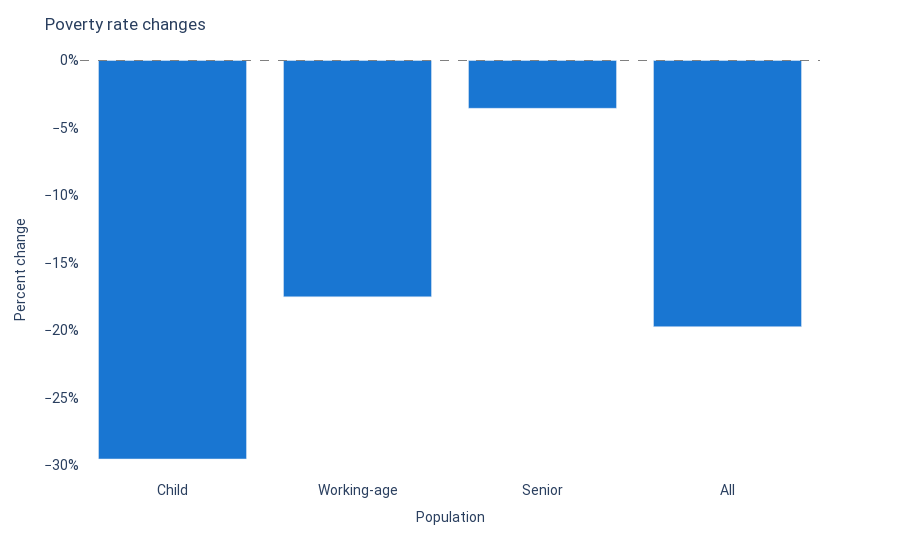

This figure's notebook cell:
### Markdown cell above
The 1% land dividend would cut poverty by 20% overall, though with significant heterogeneity by age: child poverty would fall 30%, while pensioner poverty would fall only 4%.

### Code cell
show_plot(charts["poverty_chart"], dict(yaxis_tickformat=".0%"))

### Figure 1 — Plotly figure (JSON) as saved in the notebook; plotly's stock layout.template omitted (floating-point values rounded to 4 significant figures)
{"data": [{"alignmentgroup": "True", "hovertemplate": "Group=%{x}<br>Poverty rate change=%{y}<extra></extra>", "legendgroup": "", "marker": {"color": "#1976D2", "pattern": {"shape": ""}}, "name": "", "offsetgroup": "", "orientation": "v", "showlegend": false, "textposition": "auto", "type": "bar", "x": ["Child", "Working-age", "Senior", "All"], "xaxis": "x", "y": [-0.2954, -0.1752, -0.03544, -0.1973], "yaxis": "y"}], "layout": {"barmode": "relative", "font": {"family": "Roboto"}, "hoverlabel": {"align": "right"}, "legend": {"tracegroupgap": 0}, "margin": {"t": 60}, "paper_bgcolor": "white", "plot_bgcolor": "white", "shapes": [{"line": {"color": "grey", "dash": "dash", "width": 1}, "type": "line", "x0": 0, "x1": 1, "xref": "paper", "y0": 0, "y1": 0, "yref": "y"}], "title": {"text": "Poverty rate changes"}, "xaxis": {"anchor": "y", "domain": [0, 1], "tickfont": {"size": 14}, "title": {"text": "Population"}}, "yaxis": {"anchor": "x", "domain": [0, 1], "tickfont": {"size": 14}, "tickformat": ".0%", "title": {"text": "Percent change"}}}}
